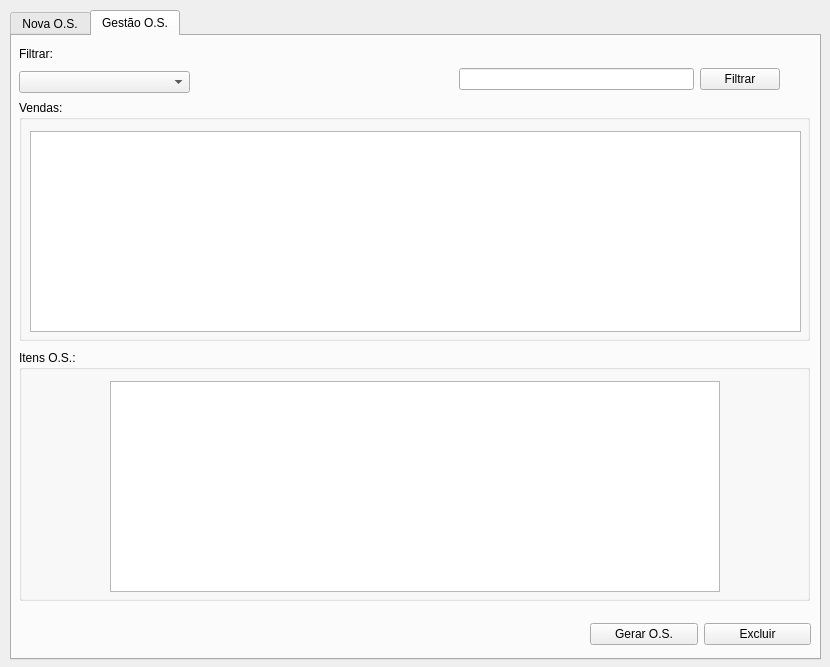
<?xml version="1.0" encoding="UTF-8"?>
<ui version="4.0">
 <class>frm_ordemservico</class>
 <widget class="QDialog" name="frm_ordemservico">
  <property name="geometry">
   <rect>
    <x>0</x>
    <y>0</y>
    <width>830</width>
    <height>667</height>
   </rect>
  </property>
  <property name="windowTitle">
   <string>Ordem de Serviço</string>
  </property>
  <widget class="QTabWidget" name="tabWidget">
   <property name="geometry">
    <rect>
     <x>10</x>
     <y>10</y>
     <width>811</width>
     <height>650</height>
    </rect>
   </property>
   <property name="currentIndex">
    <number>1</number>
   </property>
   <widget class="QWidget" name="tab">
    <attribute name="title">
     <string>Nova O.S.</string>
    </attribute>
    <widget class="QWidget" name="layoutWidget">
     <property name="geometry">
      <rect>
       <x>10</x>
       <y>368</y>
       <width>139</width>
       <height>50</height>
      </rect>
     </property>
     <layout class="QVBoxLayout" name="verticalLayout_6">
      <item>
       <widget class="QLabel" name="label_4">
        <property name="text">
         <string>M. Pagamaneto</string>
        </property>
       </widget>
      </item>
      <item>
       <widget class="QComboBox" name="cb_meiopagamento"/>
      </item>
     </layout>
    </widget>
    <widget class="QWidget" name="layoutWidget_5">
     <property name="geometry">
      <rect>
       <x>10</x>
       <y>241</y>
       <width>121</width>
       <height>51</height>
      </rect>
     </property>
     <layout class="QVBoxLayout" name="verticalLayout">
      <item>
       <widget class="QLabel" name="label">
        <property name="text">
         <string>Data Entrada</string>
        </property>
       </widget>
      </item>
      <item>
       <widget class="QDateEdit" name="de_entrada">
        <property name="dateTime">
         <datetime>
          <hour>23</hour>
          <minute>0</minute>
          <second>0</second>
          <year>2022</year>
          <month>1</month>
          <day>1</day>
         </datetime>
        </property>
        <property name="calendarPopup">
         <bool>true</bool>
        </property>
       </widget>
      </item>
     </layout>
    </widget>
    <widget class="QGroupBox" name="groupBox">
     <property name="geometry">
      <rect>
       <x>10</x>
       <y>10</y>
       <width>251</width>
       <height>211</height>
      </rect>
     </property>
     <property name="title">
      <string>Dados Veículo:</string>
     </property>
     <widget class="QLineEdit" name="txt_nomeVeiculo">
      <property name="enabled">
       <bool>false</bool>
      </property>
      <property name="geometry">
       <rect>
        <x>10</x>
        <y>76</y>
        <width>201</width>
        <height>25</height>
       </rect>
      </property>
      <property name="placeholderText">
       <string>Modelo Veículo</string>
      </property>
     </widget>
     <widget class="QLineEdit" name="txt_placaVeiculo">
      <property name="enabled">
       <bool>false</bool>
      </property>
      <property name="geometry">
       <rect>
        <x>10</x>
        <y>112</y>
        <width>123</width>
        <height>25</height>
       </rect>
      </property>
      <property name="placeholderText">
       <string>Placa Veículo</string>
      </property>
     </widget>
     <widget class="QLineEdit" name="txt_corVeiculo">
      <property name="enabled">
       <bool>false</bool>
      </property>
      <property name="geometry">
       <rect>
        <x>10</x>
        <y>149</y>
        <width>91</width>
        <height>25</height>
       </rect>
      </property>
      <property name="placeholderText">
       <string>Cor Veículo</string>
      </property>
     </widget>
     <widget class="QLineEdit" name="txt_proprietarioVeiculo">
      <property name="enabled">
       <bool>false</bool>
      </property>
      <property name="geometry">
       <rect>
        <x>10</x>
        <y>40</y>
        <width>201</width>
        <height>25</height>
       </rect>
      </property>
      <property name="placeholderText">
       <string>Cliente Proprietário</string>
      </property>
     </widget>
     <widget class="QPushButton" name="btn_selecionaveiculo">
      <property name="geometry">
       <rect>
        <x>153</x>
        <y>180</y>
        <width>91</width>
        <height>25</height>
       </rect>
      </property>
      <property name="text">
       <string>Selecionar</string>
      </property>
     </widget>
    </widget>
    <widget class="QPlainTextEdit" name="Ptxt_detalhesServico">
     <property name="geometry">
      <rect>
       <x>11</x>
       <y>514</y>
       <width>201</width>
       <height>91</height>
      </rect>
     </property>
    </widget>
    <widget class="QLabel" name="label_5">
     <property name="geometry">
      <rect>
       <x>12</x>
       <y>494</y>
       <width>121</width>
       <height>17</height>
      </rect>
     </property>
     <property name="text">
      <string>Detalhes</string>
     </property>
    </widget>
    <widget class="QGroupBox" name="groupBox_2">
     <property name="geometry">
      <rect>
       <x>320</x>
       <y>8</y>
       <width>481</width>
       <height>471</height>
      </rect>
     </property>
     <property name="title">
      <string>Produtos</string>
     </property>
     <widget class="QTableWidget" name="tw_listapecas">
      <property name="geometry">
       <rect>
        <x>11</x>
        <y>51</y>
        <width>461</width>
        <height>151</height>
       </rect>
      </property>
     </widget>
     <widget class="QTableWidget" name="tw_pecasOS">
      <property name="geometry">
       <rect>
        <x>11</x>
        <y>303</y>
        <width>461</width>
        <height>161</height>
       </rect>
      </property>
     </widget>
     <widget class="QLabel" name="label_7">
      <property name="geometry">
       <rect>
        <x>14</x>
        <y>281</y>
        <width>81</width>
        <height>17</height>
       </rect>
      </property>
      <property name="text">
       <string>Peças O.S:</string>
      </property>
     </widget>
     <widget class="QLabel" name="lbl_pecasModelo">
      <property name="geometry">
       <rect>
        <x>11</x>
        <y>29</y>
        <width>231</width>
        <height>17</height>
       </rect>
      </property>
      <property name="text">
       <string>Seleção de Peças:</string>
      </property>
     </widget>
     <widget class="QWidget" name="layoutWidget_2">
      <property name="geometry">
       <rect>
        <x>12</x>
        <y>220</y>
        <width>144</width>
        <height>50</height>
       </rect>
      </property>
      <layout class="QVBoxLayout" name="verticalLayout_7">
       <item>
        <widget class="QLabel" name="label_8">
         <property name="text">
          <string>Código do produto</string>
         </property>
        </widget>
       </item>
       <item>
        <widget class="QLineEdit" name="txt_codigopeca">
         <property name="enabled">
          <bool>false</bool>
         </property>
        </widget>
       </item>
      </layout>
     </widget>
     <widget class="QWidget" name="layoutWidget_3">
      <property name="geometry">
       <rect>
        <x>288</x>
        <y>220</y>
        <width>61</width>
        <height>50</height>
       </rect>
      </property>
      <layout class="QVBoxLayout" name="verticalLayout_8">
       <item>
        <widget class="QLabel" name="label_9">
         <property name="text">
          <string>Qtde</string>
         </property>
        </widget>
       </item>
       <item>
        <widget class="QLineEdit" name="txt_qtde">
         <property name="text">
          <string>1</string>
         </property>
        </widget>
       </item>
      </layout>
     </widget>
     <widget class="QPushButton" name="btn_adicionarItem">
      <property name="geometry">
       <rect>
        <x>370</x>
        <y>222</y>
        <width>80</width>
        <height>25</height>
       </rect>
      </property>
      <property name="text">
       <string>Adicionar</string>
      </property>
     </widget>
     <widget class="QWidget" name="layoutWidget_4">
      <property name="geometry">
       <rect>
        <x>170</x>
        <y>220</y>
        <width>100</width>
        <height>50</height>
       </rect>
      </property>
      <layout class="QVBoxLayout" name="verticalLayout_9">
       <item>
        <widget class="QLabel" name="label_10">
         <property name="text">
          <string>Qtde. Estoque</string>
         </property>
        </widget>
       </item>
       <item>
        <widget class="QLineEdit" name="txt_qtdeEstoque">
         <property name="enabled">
          <bool>false</bool>
         </property>
        </widget>
       </item>
      </layout>
     </widget>
     <widget class="QPushButton" name="btn_removerItem">
      <property name="geometry">
       <rect>
        <x>370</x>
        <y>247</y>
        <width>80</width>
        <height>25</height>
       </rect>
      </property>
      <property name="text">
       <string>Remover</string>
      </property>
     </widget>
    </widget>
    <widget class="QWidget" name="layoutWidget">
     <property name="geometry">
      <rect>
       <x>10</x>
       <y>306</y>
       <width>141</width>
       <height>50</height>
      </rect>
     </property>
     <layout class="QVBoxLayout" name="verticalLayout_2">
      <item>
       <widget class="QLabel" name="label_2">
        <property name="text">
         <string>KM Veículo</string>
        </property>
       </widget>
      </item>
      <item>
       <widget class="QLineEdit" name="txt_kmVeiculo"/>
      </item>
     </layout>
    </widget>
    <widget class="QLabel" name="lb_total">
     <property name="geometry">
      <rect>
       <x>320</x>
       <y>497</y>
       <width>91</width>
       <height>17</height>
      </rect>
     </property>
     <property name="text">
      <string>Total Peças:</string>
     </property>
    </widget>
    <widget class="Line" name="line_2">
     <property name="geometry">
      <rect>
       <x>290</x>
       <y>0</y>
       <width>20</width>
       <height>621</height>
      </rect>
     </property>
     <property name="frameShadow">
      <enum>QFrame::Plain</enum>
     </property>
     <property name="lineWidth">
      <number>1</number>
     </property>
     <property name="orientation">
      <enum>Qt::Vertical</enum>
     </property>
    </widget>
    <widget class="QLabel" name="lb_totalvenda">
     <property name="geometry">
      <rect>
       <x>411</x>
       <y>497</y>
       <width>151</width>
       <height>17</height>
      </rect>
     </property>
     <property name="text">
      <string>R$</string>
     </property>
    </widget>
    <widget class="QWidget" name="layoutWidget">
     <property name="geometry">
      <rect>
       <x>524</x>
       <y>587</y>
       <width>279</width>
       <height>27</height>
      </rect>
     </property>
     <layout class="QHBoxLayout" name="horizontalLayout">
      <item>
       <widget class="QPushButton" name="btn_salvaros">
        <property name="text">
         <string>Salvar O.S.</string>
        </property>
       </widget>
      </item>
      <item>
       <widget class="QPushButton" name="btn_geraros">
        <property name="text">
         <string>Gerar O.S.</string>
        </property>
       </widget>
      </item>
     </layout>
    </widget>
    <widget class="QWidget" name="layoutWidget">
     <property name="geometry">
      <rect>
       <x>10</x>
       <y>430</y>
       <width>144</width>
       <height>50</height>
      </rect>
     </property>
     <layout class="QVBoxLayout" name="verticalLayout_3">
      <item>
       <widget class="QLabel" name="label_3">
        <property name="text">
         <string>V. Mão de Obra</string>
        </property>
       </widget>
      </item>
      <item>
       <widget class="QLineEdit" name="txt_valorServico"/>
      </item>
     </layout>
    </widget>
    <zorder>groupBox</zorder>
    <zorder>layoutWidget</zorder>
    <zorder>layoutWidget</zorder>
    <zorder>groupBox_2</zorder>
    <zorder>layoutWidget</zorder>
    <zorder>layoutWidget_5</zorder>
    <zorder>Ptxt_detalhesServico</zorder>
    <zorder>label_5</zorder>
    <zorder>layoutWidget</zorder>
    <zorder>lb_total</zorder>
    <zorder>line_2</zorder>
    <zorder>lb_totalvenda</zorder>
   </widget>
   <widget class="QWidget" name="tab_2">
    <attribute name="title">
     <string>Gestão O.S.</string>
    </attribute>
    <widget class="QGroupBox" name="groupBox_3">
     <property name="geometry">
      <rect>
       <x>7</x>
       <y>314</y>
       <width>791</width>
       <height>251</height>
      </rect>
     </property>
     <property name="title">
      <string>Itens O.S.:</string>
     </property>
    </widget>
    <widget class="QWidget" name="layoutWidget_8">
     <property name="geometry">
      <rect>
       <x>447</x>
       <y>30</y>
       <width>321</width>
       <height>27</height>
      </rect>
     </property>
     <layout class="QHBoxLayout" name="horizontalLayout_2">
      <item>
       <widget class="QLineEdit" name="txt_ge_filtrar"/>
      </item>
      <item>
       <widget class="QPushButton" name="btn_ge_filtrar">
        <property name="text">
         <string>Filtrar</string>
        </property>
       </widget>
      </item>
     </layout>
    </widget>
    <widget class="QWidget" name="layoutWidget_9">
     <property name="geometry">
      <rect>
       <x>7</x>
       <y>7</y>
       <width>171</width>
       <height>50</height>
      </rect>
     </property>
     <layout class="QVBoxLayout" name="verticalLayout_10">
      <item>
       <widget class="QLabel" name="label_12">
        <property name="text">
         <string>Filtrar:</string>
        </property>
       </widget>
      </item>
      <item>
       <widget class="QComboBox" name="cb_ge_filtrar"/>
      </item>
     </layout>
    </widget>
    <widget class="QGroupBox" name="groupBox_4">
     <property name="geometry">
      <rect>
       <x>7</x>
       <y>64</y>
       <width>791</width>
       <height>241</height>
      </rect>
     </property>
     <property name="title">
      <string>Vendas:</string>
     </property>
     <widget class="QTableWidget" name="tw_listaOS">
      <property name="geometry">
       <rect>
        <x>11</x>
        <y>31</y>
        <width>771</width>
        <height>201</height>
       </rect>
      </property>
     </widget>
    </widget>
    <widget class="QTableWidget" name="tw_listaPecasOS">
     <property name="geometry">
      <rect>
       <x>98</x>
       <y>345</y>
       <width>610</width>
       <height>211</height>
      </rect>
     </property>
    </widget>
    <widget class="QWidget" name="layoutWidget">
     <property name="geometry">
      <rect>
       <x>578</x>
       <y>585</y>
       <width>221</width>
       <height>27</height>
      </rect>
     </property>
     <layout class="QHBoxLayout" name="horizontalLayout_3">
      <item>
       <widget class="QPushButton" name="btn_ge_geraros">
        <property name="text">
         <string>Gerar O.S.</string>
        </property>
       </widget>
      </item>
      <item>
       <widget class="QPushButton" name="btn_ge_excluir">
        <property name="text">
         <string>Excluir</string>
        </property>
       </widget>
      </item>
     </layout>
    </widget>
   </widget>
  </widget>
 </widget>
 <resources/>
 <connections/>
</ui>
